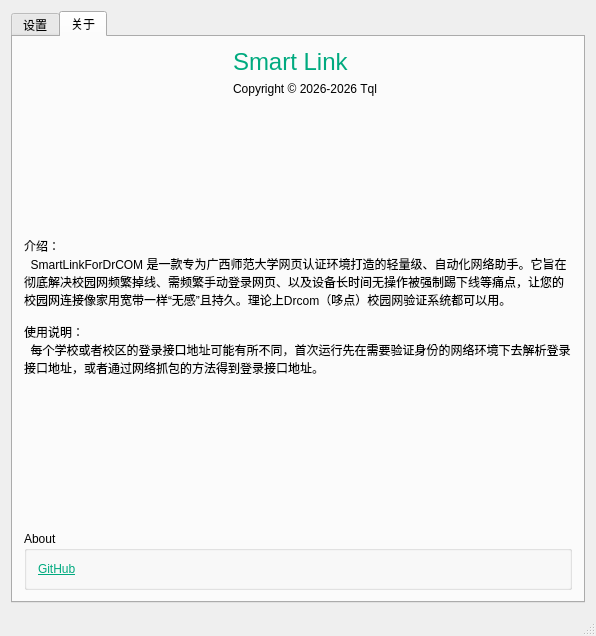
<?xml version="1.0" encoding="UTF-8"?>
<ui version="4.0">
 <class>SmartLinkForDrCOMClass</class>
 <widget class="QMainWindow" name="SmartLinkForDrCOMClass">
  <property name="geometry">
   <rect>
    <x>0</x>
    <y>0</y>
    <width>596</width>
    <height>636</height>
   </rect>
  </property>
  <property name="windowTitle">
   <string>SmartLinkForDrCOM</string>
  </property>
  <widget class="QWidget" name="centralWidget">
   <layout class="QGridLayout" name="gridLayout_7">
    <item row="0" column="0">
     <widget class="QTabWidget" name="tabWidget">
      <property name="currentIndex">
       <number>1</number>
      </property>
      <widget class="QWidget" name="seting">
       <attribute name="title">
        <string>设置</string>
       </attribute>
       <layout class="QGridLayout" name="gridLayout_6">
        <item row="0" column="0">
         <widget class="QGroupBox" name="groupBox">
          <property name="title">
           <string/>
          </property>
          <layout class="QGridLayout" name="gridLayout_4">
           <item row="0" column="0">
            <layout class="QGridLayout" name="gridLayout">
             <item row="0" column="0">
              <widget class="QLabel" name="label">
               <property name="text">
                <string>账号</string>
               </property>
              </widget>
             </item>
             <item row="0" column="1">
              <widget class="QComboBox" name="accountCB">
               <property name="editable">
                <bool>true</bool>
               </property>
              </widget>
             </item>
             <item row="1" column="1">
              <widget class="QLineEdit" name="passwordLE">
               <property name="toolTip">
                <string>请在需要校园网验证时解析</string>
               </property>
               <property name="echoMode">
                <enum>QLineEdit::Password</enum>
               </property>
              </widget>
             </item>
             <item row="1" column="0">
              <widget class="QLabel" name="label_2">
               <property name="text">
                <string>密码</string>
               </property>
              </widget>
             </item>
             <item row="1" column="2">
              <widget class="QComboBox" name="networkTypeCB"/>
             </item>
            </layout>
           </item>
           <item row="1" column="0">
            <layout class="QHBoxLayout" name="horizontalLayout_2">
             <item>
              <widget class="QPushButton" name="loginBtn">
               <property name="text">
                <string>登录</string>
               </property>
              </widget>
             </item>
             <item>
              <widget class="QPushButton" name="logoutBtn">
               <property name="text">
                <string>注销</string>
               </property>
              </widget>
             </item>
            </layout>
           </item>
          </layout>
         </widget>
        </item>
        <item row="1" column="0">
         <widget class="Line" name="line">
          <property name="orientation">
           <enum>Qt::Horizontal</enum>
          </property>
         </widget>
        </item>
        <item row="2" column="0">
         <widget class="QGroupBox" name="groupBox_2">
          <property name="title">
           <string>保持在线设置</string>
          </property>
          <layout class="QGridLayout" name="gridLayout_2">
           <item row="0" column="1">
            <widget class="QSpinBox" name="simulatedBrowseIntervalSB">
             <property name="suffix">
              <string>每分钟</string>
             </property>
             <property name="minimum">
              <number>1</number>
             </property>
             <property name="maximum">
              <number>120</number>
             </property>
             <property name="singleStep">
              <number>1</number>
             </property>
            </widget>
           </item>
           <item row="2" column="0">
            <widget class="QCheckBox" name="enableAutoLoginCB">
             <property name="text">
              <string>自动登录</string>
             </property>
             <property name="checked">
              <bool>true</bool>
             </property>
            </widget>
           </item>
           <item row="2" column="1">
            <widget class="QCheckBox" name="enableForceLogin">
             <property name="text">
              <string>掉线立即尝试登录</string>
             </property>
             <property name="checked">
              <bool>true</bool>
             </property>
            </widget>
           </item>
           <item row="0" column="0">
            <widget class="QLabel" name="label_3">
             <property name="text">
              <string>模拟上网行为频率</string>
             </property>
            </widget>
           </item>
           <item row="3" column="0">
            <widget class="QCheckBox" name="enableAutoStartCB">
             <property name="text">
              <string>开机自启</string>
             </property>
             <property name="checked">
              <bool>true</bool>
             </property>
            </widget>
           </item>
          </layout>
         </widget>
        </item>
        <item row="3" column="0">
         <widget class="Line" name="line_2">
          <property name="orientation">
           <enum>Qt::Horizontal</enum>
          </property>
         </widget>
        </item>
        <item row="4" column="0">
         <widget class="QGroupBox" name="groupBox_4">
          <property name="title">
           <string/>
          </property>
          <layout class="QGridLayout" name="gridLayout_5">
           <item row="0" column="0">
            <layout class="QHBoxLayout" name="horizontalLayout">
             <item>
              <widget class="QLabel" name="label_4">
               <property name="text">
                <string>登录接口地址：</string>
               </property>
              </widget>
             </item>
             <item>
              <widget class="QLineEdit" name="authServerIpE"/>
             </item>
            </layout>
           </item>
           <item row="1" column="0">
            <layout class="QHBoxLayout" name="horizontalLayout_3">
             <item>
              <spacer name="horizontalSpacer">
               <property name="orientation">
                <enum>Qt::Horizontal</enum>
               </property>
               <property name="sizeHint" stdset="0">
                <size>
                 <width>40</width>
                 <height>20</height>
                </size>
               </property>
              </spacer>
             </item>
             <item>
              <widget class="QPushButton" name="parseIpBtn">
               <property name="toolTip">
                <string>请在需要验证校园网身份状态尝试</string>
               </property>
               <property name="text">
                <string>解析登录接口ip</string>
               </property>
              </widget>
             </item>
            </layout>
           </item>
          </layout>
         </widget>
        </item>
        <item row="5" column="0">
         <widget class="QGroupBox" name="groupBox_3">
          <property name="title">
           <string>日志</string>
          </property>
          <layout class="QGridLayout" name="gridLayout_3">
           <item row="0" column="0">
            <widget class="QPlainTextEdit" name="logPT"/>
           </item>
          </layout>
         </widget>
        </item>
       </layout>
      </widget>
      <widget class="QWidget" name="about">
       <attribute name="title">
        <string>关于</string>
       </attribute>
       <layout class="QGridLayout" name="gridLayout_8">
        <item row="3" column="0">
         <spacer name="verticalSpacer_2">
          <property name="orientation">
           <enum>Qt::Vertical</enum>
          </property>
          <property name="sizeHint" stdset="0">
           <size>
            <width>20</width>
            <height>88</height>
           </size>
          </property>
         </spacer>
        </item>
        <item row="1" column="0">
         <spacer name="verticalSpacer">
          <property name="orientation">
           <enum>Qt::Vertical</enum>
          </property>
          <property name="sizeHint" stdset="0">
           <size>
            <width>20</width>
            <height>89</height>
           </size>
          </property>
         </spacer>
        </item>
        <item row="0" column="0">
         <widget class="QWidget" name="widget_23" native="true">
          <layout class="QHBoxLayout" name="horizontalLayout_14">
           <property name="leftMargin">
            <number>0</number>
           </property>
           <property name="topMargin">
            <number>0</number>
           </property>
           <property name="rightMargin">
            <number>0</number>
           </property>
           <property name="bottomMargin">
            <number>0</number>
           </property>
           <item>
            <spacer name="horizontalSpacer_8">
             <property name="orientation">
              <enum>Qt::Horizontal</enum>
             </property>
             <property name="sizeHint" stdset="0">
              <size>
               <width>156</width>
               <height>20</height>
              </size>
             </property>
            </spacer>
           </item>
           <item>
            <widget class="QLabel" name="labLogo">
             <property name="sizePolicy">
              <sizepolicy hsizetype="Fixed" vsizetype="Fixed">
               <horstretch>0</horstretch>
               <verstretch>0</verstretch>
              </sizepolicy>
             </property>
             <property name="maximumSize">
              <size>
               <width>80</width>
               <height>80</height>
              </size>
             </property>
             <property name="text">
              <string/>
             </property>
             <property name="pixmap">
              <pixmap resource="SmartLinkForDrCOM.qrc">:/resources/logo/logo.png</pixmap>
             </property>
             <property name="scaledContents">
              <bool>true</bool>
             </property>
             <property name="alignment">
              <set>Qt::AlignCenter</set>
             </property>
             <property name="openExternalLinks">
              <bool>false</bool>
             </property>
            </widget>
           </item>
           <item>
            <widget class="QWidget" name="widget_18" native="true">
             <layout class="QVBoxLayout" name="verticalLayout">
              <property name="leftMargin">
               <number>0</number>
              </property>
              <property name="topMargin">
               <number>0</number>
              </property>
              <property name="rightMargin">
               <number>0</number>
              </property>
              <property name="bottomMargin">
               <number>0</number>
              </property>
              <item>
               <widget class="QLabel" name="label_27">
                <property name="font">
                 <font>
                  <pointsize>18</pointsize>
                 </font>
                </property>
                <property name="text">
                 <string>&lt;html&gt;&lt;head/&gt;&lt;body&gt;&lt;p&gt;&lt;span style=&quot; color:#00aa7f;&quot;&gt;Smart Link&lt;/span&gt;&lt;/p&gt;&lt;/body&gt;&lt;/html&gt;</string>
                </property>
                <property name="scaledContents">
                 <bool>false</bool>
                </property>
                <property name="alignment">
                 <set>Qt::AlignBottom|Qt::AlignLeading|Qt::AlignLeft</set>
                </property>
                <property name="openExternalLinks">
                 <bool>true</bool>
                </property>
                <property name="textInteractionFlags">
                 <set>Qt::LinksAccessibleByMouse</set>
                </property>
               </widget>
              </item>
              <item>
               <widget class="QLabel" name="label_30">
                <property name="text">
                 <string>&lt;html&gt;&lt;head/&gt;&lt;body&gt;&lt;p&gt;&lt;span style=&quot; color:#000000;&quot;&gt;Copyright © 2026-2026 Tql&lt;/span&gt;&lt;/p&gt;&lt;/body&gt;&lt;/html&gt;</string>
                </property>
                <property name="alignment">
                 <set>Qt::AlignLeading|Qt::AlignLeft|Qt::AlignVCenter</set>
                </property>
                <property name="openExternalLinks">
                 <bool>true</bool>
                </property>
                <property name="textInteractionFlags">
                 <set>Qt::LinksAccessibleByMouse</set>
                </property>
               </widget>
              </item>
             </layout>
            </widget>
           </item>
           <item>
            <spacer name="horizontalSpacer_10">
             <property name="orientation">
              <enum>Qt::Horizontal</enum>
             </property>
             <property name="sizeHint" stdset="0">
              <size>
               <width>156</width>
               <height>20</height>
              </size>
             </property>
            </spacer>
           </item>
          </layout>
         </widget>
        </item>
        <item row="4" column="0">
         <widget class="QGroupBox" name="groupBox_5">
          <property name="title">
           <string>About</string>
          </property>
          <layout class="QHBoxLayout" name="horizontalLayout_13">
           <item>
            <widget class="QLabel" name="labGitHub">
             <property name="text">
              <string>&lt;html&gt;&lt;head/&gt;&lt;body&gt;&lt;p&gt;&lt;a href=&quot;https://github.com/tql321/SmartLinkForDrCOM&quot;&gt;&lt;span style=&quot; text-decoration: underline; color:#00aa7f;&quot;&gt;GitHub&lt;/span&gt;&lt;/a&gt;&lt;/p&gt;&lt;/body&gt;&lt;/html&gt;</string>
             </property>
             <property name="textFormat">
              <enum>Qt::RichText</enum>
             </property>
             <property name="openExternalLinks">
              <bool>true</bool>
             </property>
            </widget>
           </item>
          </layout>
         </widget>
        </item>
        <item row="2" column="0">
         <widget class="QLabel" name="label_5">
          <property name="text">
           <string>介绍：
  SmartLinkForDrCOM 是一款专为广西师范大学网页认证环境打造的轻量级、自动化网络助手。它旨在彻底解决校园网频繁掉线、需频繁手动登录网页、以及设备长时间无操作被强制踢下线等痛点，让您的校园网连接像家用宽带一样“无感”且持久。理论上Drcom（哆点）校园网验证系统都可以用。

使用说明：
  每个学校或者校区的登录接口地址可能有所不同，首次运行先在需要验证身份的网络环境下去解析登录接口地址，或者通过网络抓包的方法得到登录接口地址。
</string>
          </property>
          <property name="wordWrap">
           <bool>true</bool>
          </property>
         </widget>
        </item>
       </layout>
      </widget>
     </widget>
    </item>
   </layout>
  </widget>
  <widget class="QStatusBar" name="statusBar"/>
 </widget>
 <layoutdefault spacing="6" margin="11"/>
 <resources>
  <include location="SmartLinkForDrCOM.qrc"/>
  <include location="../../FLIPPED/src/Resources.qrc"/>
 </resources>
 <connections/>
</ui>
